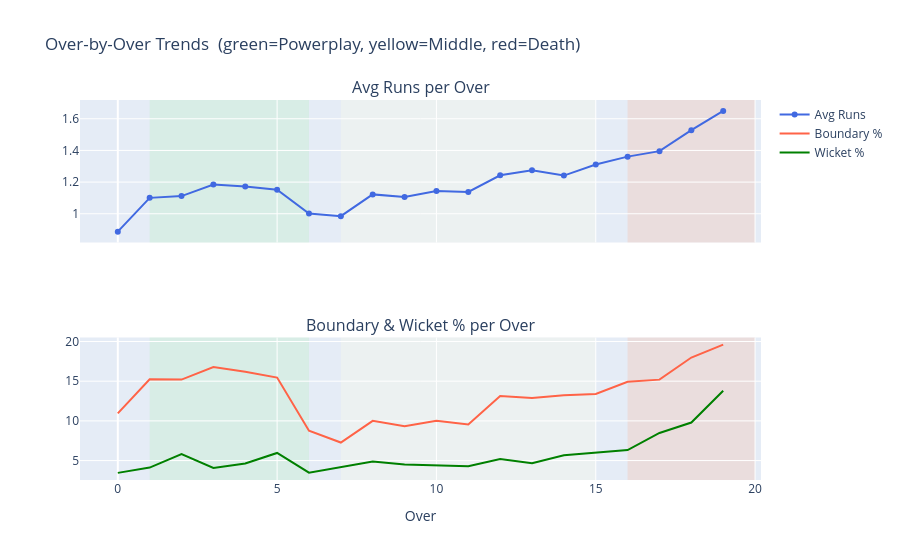

The code cell stored with this chart in its notebook:
### Markdown cell above
## 9. Over-by-Over Run Rate Curve

### Code cell
df['over_int'] = df['oversActual'].astype(int)
over_stats = df.groupby('over_int').agg(
    avg_runs    = ('run', 'mean'),
    boundary_pct= ('isBoundary', 'mean'),
    wicket_pct  = ('isWicket', 'mean')
).reset_index()
over_stats[['boundary_pct','wicket_pct']] *= 100

fig = make_subplots(rows=2, cols=1, shared_xaxes=True,
                    subplot_titles=['Avg Runs per Over', 'Boundary & Wicket % per Over'])

fig.add_trace(go.Scatter(x=over_stats['over_int'], y=over_stats['avg_runs'],
                          mode='lines+markers', name='Avg Runs', line=dict(color='royalblue')), row=1, col=1)

fig.add_trace(go.Scatter(x=over_stats['over_int'], y=over_stats['boundary_pct'],
                          mode='lines', name='Boundary %', line=dict(color='tomato')), row=2, col=1)
fig.add_trace(go.Scatter(x=over_stats['over_int'], y=over_stats['wicket_pct'],
                          mode='lines', name='Wicket %', line=dict(color='green')), row=2, col=1)

# Phase shading
for fig_row in [1, 2]:
    fig.add_vrect(x0=1, x1=6,  fillcolor='lightgreen', opacity=0.15, layer='below', line_width=0, row=fig_row, col=1)
    fig.add_vrect(x0=7, x1=15, fillcolor='lightyellow', opacity=0.25, layer='below', line_width=0, row=fig_row, col=1)
    fig.add_vrect(x0=16, x1=20, fillcolor='lightsalmon', opacity=0.2, layer='below', line_width=0, row=fig_row, col=1)

fig.update_layout(title='Over-by-Over Trends  (green=Powerplay, yellow=Middle, red=Death)',
                  height=560, xaxis2_title='Over')
fig.show()

### Figure 1 — Plotly figure (JSON) as saved in the notebook; plotly's stock layout.template omitted (floating-point values rounded to 4 significant figures)
{"data": [{"line": {"color": "royalblue"}, "mode": "lines+markers", "name": "Avg Runs", "type": "scatter", "x": [0, 1, 2, 3, 4, 5, 6, 7, 8, 9, 10, 11, 12, 13, 14, 15, 16, 17, 18, 19], "xaxis": "x", "y": [0.8872, 1.1, 1.112, 1.185, 1.172, 1.152, 1.001, 0.985, 1.122, 1.106, 1.144, 1.138, 1.243, 1.275, 1.241, 1.311, 1.361, 1.396, 1.528, 1.65], "yaxis": "y"}, {"line": {"color": "tomato"}, "mode": "lines", "name": "Boundary %", "type": "scatter", "x": [0, 1, 2, 3, 4, 5, 6, 7, 8, 9, 10, 11, 12, 13, 14, 15, 16, 17, 18, 19], "xaxis": "x2", "y": [10.95, 15.25, 15.21, 16.79, 16.19, 15.46, 8.759, 7.271, 10.01, 9.329, 10.0, 9.535, 13.13, 12.88, 13.23, 13.4, 14.92, 15.2, 17.98, 19.61], "yaxis": "y2"}, {"line": {"color": "green"}, "mode": "lines", "name": "Wicket %", "type": "scatter", "x": [0, 1, 2, 3, 4, 5, 6, 7, 8, 9, 10, 11, 12, 13, 14, 15, 16, 17, 18, 19], "xaxis": "x2", "y": [3.45, 4.114, 5.827, 4.071, 4.641, 5.958, 3.48, 4.155, 4.885, 4.49, 4.345, 4.291, 5.194, 4.673, 5.662, 5.949, 6.319, 8.48, 9.788, 13.79], "yaxis": "y2"}], "layout": {"annotations": [{"font": {"size": 16}, "showarrow": false, "text": "Avg Runs per Over", "x": 0.5, "xanchor": "center", "xref": "paper", "y": 1, "yanchor": "bottom", "yref": "paper"}, {"font": {"size": 16}, "showarrow": false, "text": "Boundary & Wicket % per Over", "x": 0.5, "xanchor": "center", "xref": "paper", "y": 0.375, "yanchor": "bottom", "yref": "paper"}], "height": 560, "shapes": [{"fillcolor": "lightgreen", "layer": "below", "line": {"width": 0}, "opacity": 0.15, "type": "rect", "x0": 1, "x1": 6, "xref": "x", "y0": 0, "y1": 1, "yref": "y domain"}, {"fillcolor": "lightyellow", "layer": "below", "line": {"width": 0}, "opacity": 0.25, "type": "rect", "x0": 7, "x1": 15, "xref": "x", "y0": 0, "y1": 1, "yref": "y domain"}, {"fillcolor": "lightsalmon", "layer": "below", "line": {"width": 0}, "opacity": 0.2, "type": "rect", "x0": 16, "x1": 20, "xref": "x", "y0": 0, "y1": 1, "yref": "y domain"}, {"fillcolor": "lightgreen", "layer": "below", "line": {"width": 0}, "opacity": 0.15, "type": "rect", "x0": 1, "x1": 6, "xref": "x2", "y0": 0, "y1": 1, "yref": "y2 domain"}, {"fillcolor": "lightyellow", "layer": "below", "line": {"width": 0}, "opacity": 0.25, "type": "rect", "x0": 7, "x1": 15, "xref": "x2", "y0": 0, "y1": 1, "yref": "y2 domain"}, {"fillcolor": "lightsalmon", "layer": "below", "line": {"width": 0}, "opacity": 0.2, "type": "rect", "x0": 16, "x1": 20, "xref": "x2", "y0": 0, "y1": 1, "yref": "y2 domain"}], "title": {"text": "Over-by-Over Trends  (green=Powerplay, yellow=Middle, red=Death)"}, "xaxis": {"anchor": "y", "domain": [0, 1], "matches": "x2", "showticklabels": false}, "xaxis2": {"anchor": "y2", "domain": [0, 1], "title": {"text": "Over"}}, "yaxis": {"anchor": "x", "domain": [0.625, 1]}, "yaxis2": {"anchor": "x2", "domain": [0, 0.375]}}}
